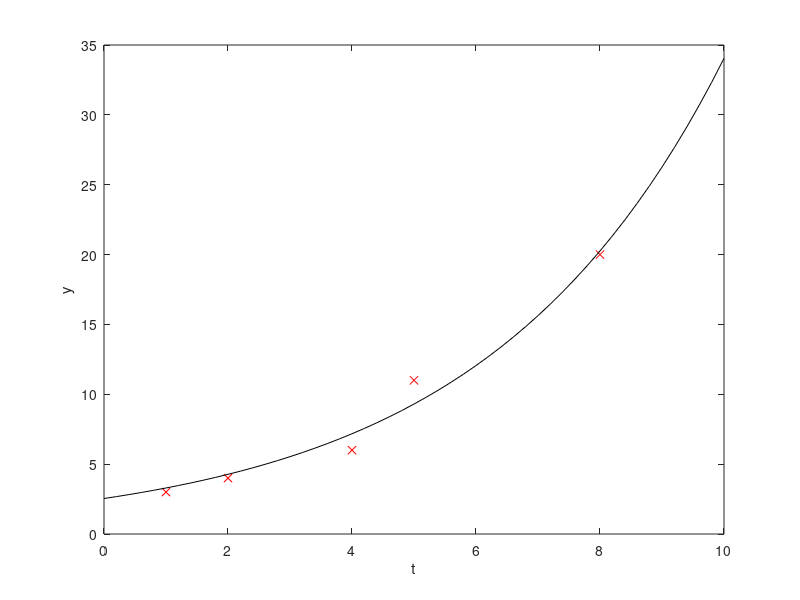

MATLAB code to generate this figure:
% 例程 2.26  高斯-牛顿方法
%  模型拟合
%  待拟合数据（列向量）
t = [1, 2, 4, 5, 8]';
y = [3, 4, 6, 11, 20]';
%  预分配内存
N = length(t);
f = zeros(N, 1);
J = zeros(N, 2);
%  模型为 y = x1*exp(x2*t)
%  模型参数的初始值
x1 = 6;
x2 = 0.1;
%  迭代步骤
for M = 1:6
%  计算残差函数值
for n = 1: N
f(n) = y(n) - (x1*exp(x2*t(n)));  %  残差
end;
%  计算雅可比矩阵值
for n =1: N
J(n, 1) = -exp(x2*t(n));
J(n, 2) = -(x1*t(n))*exp(x2*t(n));
end;
%  高斯-牛顿步计算
delta = (J'*J)\(-J'*f);
x1 = x1 + delta(1);
x2 = x2 + delta(2);
end;
%  模型拟合结果可视化
figure(1)
%  绘制原始数据
plot(t, y, 'rx');
hold on;
%  绘制拟合模型曲线
tm = 0: 0.2: 10;
ym = x1*exp(x2*tm);
plot(tm, ym, 'k');
xlabel('t');  ylabel('y');
